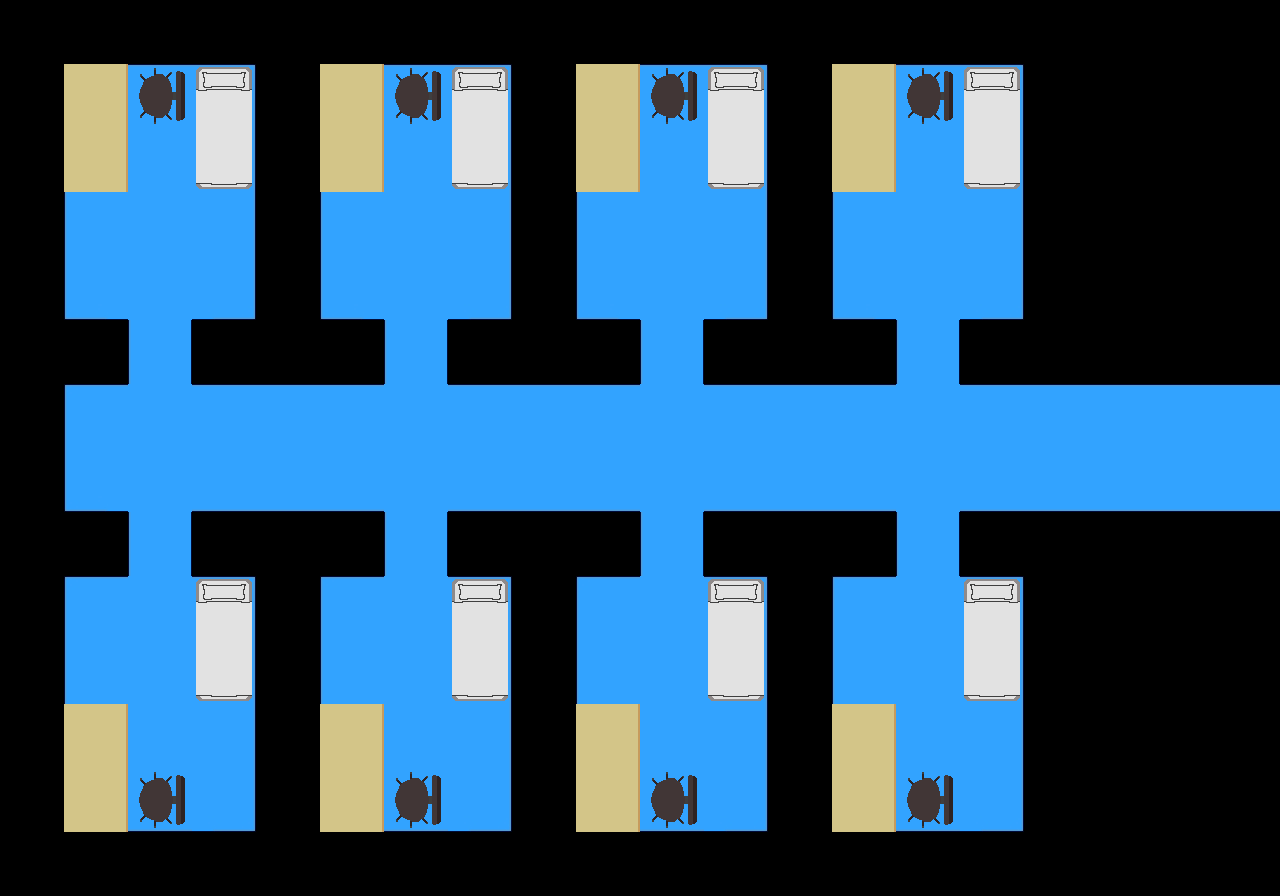

Rendered tile map (Tiled .tmx) drawn with the repository's tilesets; below, a short description and the full map source, tile grids included:
An orthogonal 20x14 tile map with 64x64 px tiles, 2 tile layers (Tile Layer 1, Tile Layer 2), 2 tilesets and 45 objects.

<map version="1.2" tiledversion="1.2.1" orientation="orthogonal" renderorder="right-down" width="20" height="14" tilewidth="64" tileheight="64" infinite="0" nextlayerid="6" nextobjectid="89">
 <tileset firstgid="1" source="FlatFlooring.tsx" />
 <tileset firstgid="13" source="FlatObjects.tsx" />
 <layer id="2" name="Tile Layer 1" width="20" height="14">
  <data encoding="csv">
0,0,0,0,0,0,0,0,0,0,0,0,0,0,0,0,0,0,0,0,
0,9,8,10,0,9,8,10,0,9,8,10,0,9,8,10,0,0,0,0,
0,4,6,7,0,4,6,7,0,4,6,7,0,4,6,7,0,0,0,0,
0,4,6,7,0,4,6,7,0,4,6,7,0,4,6,7,0,0,0,0,
0,2,6,3,0,2,6,3,0,2,6,3,0,2,6,3,0,0,0,0,
0,0,5,0,0,0,5,0,0,0,5,0,0,0,5,0,0,0,0,0,
0,9,6,8,8,8,6,8,8,8,6,8,8,8,6,8,8,8,8,8,
0,2,6,1,1,1,6,1,1,1,6,1,1,1,6,1,1,1,1,1,
0,0,5,0,0,0,5,0,0,0,5,0,0,0,5,0,0,0,0,0,
0,9,6,10,0,9,6,10,0,9,6,10,0,9,6,10,0,0,0,0,
0,4,6,7,0,4,6,7,0,4,6,7,0,4,6,7,0,0,0,0,
0,4,6,7,0,4,6,7,0,4,6,7,0,4,6,7,0,0,0,0,
0,2,1,3,0,2,1,3,0,2,1,3,0,2,1,3,0,0,0,0,
0,0,0,0,0,0,0,0,0,0,0,0,0,0,0,0,0,0,0,0
</data>
 </layer>
 <layer id="5" name="Tile Layer 2" width="20" height="14">
  <data encoding="csv">
0,0,0,0,0,0,0,0,0,0,0,0,0,0,0,0,0,0,0,0,
0,16,15,13,0,16,15,13,0,16,15,13,0,16,15,13,0,0,0,0,
0,16,0,14,0,16,0,14,0,16,0,14,0,16,0,14,0,0,0,0,
0,0,0,0,0,0,0,0,0,0,0,0,0,0,0,0,0,0,0,0,
0,0,0,0,0,0,0,0,0,0,0,0,0,0,0,0,0,0,0,0,
0,0,0,0,0,0,0,0,0,0,0,0,0,0,0,0,0,0,0,0,
0,0,0,0,0,0,0,0,0,0,0,0,0,0,0,0,0,0,0,0,
0,0,0,0,0,0,0,0,0,0,0,0,0,0,0,0,0,0,0,0,
0,0,0,0,0,0,0,0,0,0,0,0,0,0,0,0,0,0,0,0,
0,0,0,13,0,0,0,13,0,0,0,13,0,0,0,13,0,0,0,0,
0,0,0,14,0,0,0,14,0,0,0,14,0,0,0,14,0,0,0,0,
0,16,0,0,0,16,0,0,0,16,0,0,0,16,0,0,0,0,0,0,
0,16,15,0,0,16,15,0,0,16,15,0,0,16,15,0,0,0,0,0,
0,0,0,0,0,0,0,0,0,0,0,0,0,0,0,0,0,0,0,0
</data>
 </layer>
 <objectgroup id="4" name="collision">
  <object id="43" x="704" y="319" width="192" height="65" />
  <object id="44" x="768" y="65" width="63" height="254" />
  <object id="45" x="1" y="0" width="1085" height="64" />
  <object id="47" x="1" y="64" width="64" height="832" />
  <object id="48" x="65" y="831" width="1215" height="64" />
  <object id="49" x="1023" y="510" width="257" height="321" />
  <object id="50" x="959" y="511" width="65" height="64" />
  <object id="51" x="704" y="511" width="191" height="65" />
  <object id="52" x="768" y="577" width="63" height="254" />
  <object id="53" x="448" y="512" width="190" height="63" />
  <object id="54" x="511" y="576" width="64" height="255" />
  <object id="55" x="192" y="512" width="190" height="63" />
  <object id="56" x="255" y="577" width="65" height="253" />
  <object id="57" x="65" y="512" width="61" height="63" />
  <object id="58" x="67" y="320" width="60" height="64" />
  <object id="59" x="193" y="320" width="191" height="63" />
  <object id="60" x="255" y="64" width="64" height="255" />
  <object id="61" x="448" y="320" width="192" height="64" />
  <object id="62" x="510" y="63" width="65" height="255" />
  <object id="63" x="1024" y="0" width="255" height="384" />
  <object id="64" x="960" y="319" width="64" height="64" />
  <object id="65" x="959" y="68" width="61" height="119" />
  <object id="66" x="903" y="70" width="49" height="48" />
  <object id="67" x="831" y="64" width="63" height="126" />
  <object id="68" x="707" y="67" width="57" height="119" />
  <object id="69" x="645" y="69" width="51" height="49" />
  <object id="70" x="575" y="64" width="63" height="126" />
  <object id="71" x="319" y="63" width="64" height="128" />
  <object id="72" x="391" y="68" width="50" height="55" />
  <object id="73" x="452" y="66" width="56" height="122" />
  <object id="74" x="196" y="65" width="57" height="123" />
  <object id="75" x="136" y="68" width="47" height="51" />
  <object id="76" x="65" y="65" width="61" height="126" />
  <object id="77" x="131" y="773" width="56" height="51" />
  <object id="78" x="65" y="703" width="60" height="125" />
  <object id="79" x="195" y="577" width="56" height="122" />
  <object id="80" x="319" y="705" width="63" height="125" />
  <object id="81" x="390" y="773" width="51" height="51" />
  <object id="82" x="576" y="703" width="64" height="128" />
  <object id="83" x="648" y="773" width="47" height="51" />
  <object id="84" x="707" y="576" width="58" height="122" />
  <object id="85" x="450" y="577" width="58" height="121" />
  <object id="86" x="962" y="577" width="58" height="123" />
  <object id="87" x="902" y="774" width="49" height="48" />
  <object id="88" x="831" y="705" width="64" height="124" />
 </objectgroup>
</map>
